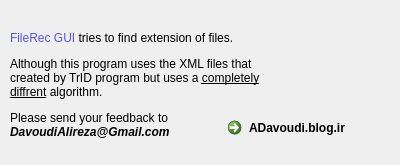
<?xml version="1.0" encoding="UTF-8"?>
<ui version="4.0">
 <class>about</class>
 <widget class="QDialog" name="about">
  <property name="geometry">
   <rect>
    <x>0</x>
    <y>0</y>
    <width>400</width>
    <height>165</height>
   </rect>
  </property>
  <property name="windowTitle">
   <string>About FileRec GUI</string>
  </property>
  <widget class="QLabel" name="label">
   <property name="geometry">
    <rect>
     <x>10</x>
     <y>10</y>
     <width>271</width>
     <height>151</height>
    </rect>
   </property>
   <property name="text">
    <string>&lt;html&gt;&lt;head/&gt;&lt;body&gt;&lt;p&gt;&lt;span style=&quot; color:#5555ff;&quot;&gt;FileRec GUI&lt;/span&gt; tries to find extension of files.&lt;/p&gt;&lt;p&gt;Although this program uses the XML files that created by TrID program but uses a &lt;span style=&quot; text-decoration: underline;&quot;&gt;completely diffrent&lt;/span&gt; algorithm.&lt;/p&gt;&lt;p&gt;Please send your feedback to &lt;span style=&quot; font-weight:600; font-style:italic;&quot;&gt;DavoudiAlireza@Gmail.com&lt;/span&gt;&lt;/p&gt;&lt;/body&gt;&lt;/html&gt;</string>
   </property>
   <property name="textFormat">
    <enum>Qt::RichText</enum>
   </property>
   <property name="wordWrap">
    <bool>true</bool>
   </property>
  </widget>
  <widget class="QLabel" name="label_2">
   <property name="geometry">
    <rect>
     <x>290</x>
     <y>20</y>
     <width>101</width>
     <height>81</height>
    </rect>
   </property>
   <property name="text">
    <string/>
   </property>
   <property name="pixmap">
    <pixmap resource="Resources.qrc">:/files/eye.png</pixmap>
   </property>
  </widget>
  <widget class="QCommandLinkButton" name="commandLinkButton">
   <property name="geometry">
    <rect>
     <x>220</x>
     <y>110</y>
     <width>171</width>
     <height>41</height>
    </rect>
   </property>
   <property name="text">
    <string>ADavoudi.blog.ir</string>
   </property>
  </widget>
 </widget>
 <resources>
  <include location="Resources.qrc"/>
 </resources>
 <connections/>
</ui>
